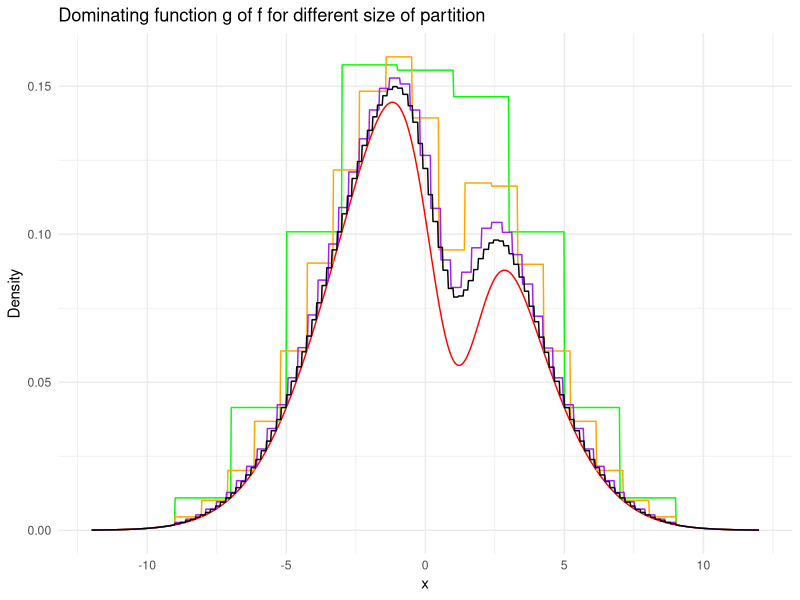
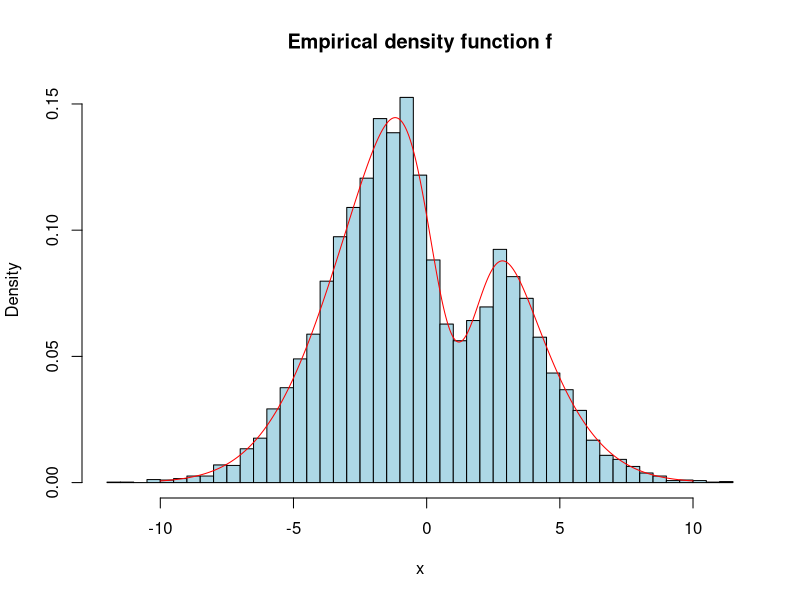

Write R code to recreate these figures, in order. (Note: a time limit stopped this script after it produced the figures.)
## ---- chunk 1
mu1 <- 0
mu2 <- 1
s1 <- 3
s2 <- 1
a <- 0.2

f1 <- function(x) {
  dnorm(x, mu1, s1)
}

f2 <- function(x) {
  dnorm(x, mu2, s2)
}

f <- function(x) {
  fx <- f1(x) - a * f2(x)
  fx[fx < 0] <- 0
  return(fx / (1 - a))
}

f1_bounds <- c(mu1 - 3 * s1, mu1 + 3 * s1)
## ---- chunk 2
create_partition <- function(k = 10) {
  return(seq(f1_bounds[1], f1_bounds[2], , length.out = k))
}

sup_inf <- function(f, P, i) {
  x <- seq(P[i], P[i + 1], length.out = 1000)
  f_values <- sapply(x, f)
  return(c(max(f_values), min(f_values)))
}

g <- function(X, P) {
  values <- numeric(0)
  for (x in X) {
    if (x <= P[1] | x >= P[length(P)]) {
      values <- c(values, 1 / (1 - a) * f1(x))
    } else {
      for (i in 1:(length(P) - 1)) {
        if (x >= P[i] & x <= P[i + 1]) {
          values <- c(values, 1 / (1 - a) * (sup_inf(f1, P, i)[1]) - a * sup_inf(f2, P, i)[2])
        }
      }
    }
  }
  return(values)
}
## ---- chunk 3
library(ggplot2)

X <- seq(-12, 12, length.out = 1000)

# Plot for different k with ggplot on same graph
k_values <- c(10, 20, 50, 100)
P_values <- lapply(k_values, create_partition)
g_values <- lapply(P_values, g, X)

ggplot() +
  geom_line(aes(x = X, y = f(X)), col = "red") +
  geom_line(aes(x = X, y = g(X, P_values[[1]])), col = "green") +
  geom_line(aes(x = X, y = g(X, P_values[[2]])), col = "orange") +
  geom_line(aes(x = X, y = g(X, P_values[[3]])), col = "purple") +
  geom_line(aes(x = X, y = g(X, P_values[[4]])), col = "black") +
  labs(title = "Dominating function g of f for different size of partition", x = "x", y = "Density") +
  theme_minimal()
## ---- chunk 4
set.seed(123)

g_accept_reject <- function(x, P) {
  if (x < P[1] | x >= P[length(P)]) {
    return(f1(x))
  } else {
    for (i in seq_along(P)) {
      if (x >= P[i] & x < P[i + 1]) {
        return(sup_inf(f1, P, i)[1])
      }
    }
  }
}

stratified <- function(n, P) {
  samples <- numeric(0)
  rate <- 0
  while (length(samples) < n) {
    x <- rnorm(1, mu1, s1)
    u <- runif(1)
    if (u <= f(x) * (1 - a) / g_accept_reject(x, P)) {
      samples <- c(samples, x)
    }
    rate <- rate + 1
  }
  list(samples = samples, acceptance_rate = n / rate)
}

n <- 10000
k <- 100

P <- create_partition(k)
samples <- stratified(n, P)
X <- seq(-10, 10, length.out = 1000)

hist(samples$samples, breaks = 50, freq = FALSE, col = "lightblue", main = "Empirical density function f", xlab = "x")
lines(X, f(X), col = "red")
## ---- chunk 5
theorical_acceptance_rate <- 1 - a
cat(sprintf("Empirical acceptance rate: %f, Theoretical acceptance rate: %f \n", samples$acceptance_rate, theorical_acceptance_rate))
## ---- chunk 6
set.seed(123)

stratified_delta <- function(n, delta) {
  samples <- numeric(0)
  P <- create_partition(n * delta)
  rate <- 0
  while (length(samples) < n | rate < delta * n) {
    x <- rnorm(1, mu1, s1)
    u <- runif(1)
    if (u <= f(x) * delta / g_accept_reject(x, P)) {
      samples <- c(samples, x)
    }
    rate <- rate + 1
  }
  list(samples = samples, partition = P, acceptance_rate = n / rate)
}

n <- 10000
delta <- 0.8

samples_delta <- stratified_delta(n, delta)
X <- seq(-10, 10, length.out = 1000)

hist(samples_delta$samples, breaks = 50, freq = FALSE, col = "lightblue", main = "Empirical density function f", xlab = "x")
lines(X, f(X), col = "red")
## ---- chunk 7
theorical_acceptance_rate <- 1 - a
cat(sprintf("Empirical acceptance rate: %f, Theoretical acceptance rate: %f \n", samples_delta$acceptance_rate, theorical_acceptance_rate))
## ---- chunk 8
set.seed(123)
n <- 1000
deltas <- seq(0.1, 1, by = 0.1)

for (delta in deltas) {
  samples <- stratified_delta(n, delta)
  cat(sprintf("Delta: %.1f, Empirical acceptance rate: %f \n", delta, samples$acceptance_rate))
}
## ---- chunk 9
set.seed(123)
n <- 10000
Xn <- (rnorm(n, mu1, s1) - a * rnorm(n, mu2, s2)) / (1 - a)

h <- function(x, Xn) {
  return(Xn <= x)
}

# Fn empirical
empirical_cdf <- function(x, Xn) {
  return(mean(h(x, Xn)))
}

# F theoretical
F <- function(x) {
  Fx <- pnorm(x, mu1, s1) - a * pnorm(x, mu2, s2)
  return(Fx / (1 - a))
}

X <- seq(-10, 10, length.out = n)
cat(sprintf("Empirical cdf: %f, Theoretical cdf: %f \n", empirical_cdf(X, Xn), mean(F(Xn))))

length(X)
length(empirical_cdf(X, Xn))
plot(X, empirical_cdf(X, Xn), col = "red", type = "l", xlab = "x", ylab = "F(x)")
lines(X, F(X), col = "blue")
## ---- chunk 10
n_values <- seq(100, 10000, length.out = 10)

## ---- chunk 11
Fn <- empirical_cdf(X, Xn)
sigma <- sqrt(Fn - Fn^2)
q <- qnorm(0.975)
interval <- c(Fn - q * sigma / sqrt(n), Fn + q * sigma / sqrt(n))
cat(sprintf("Confidence interval: [%f, %f] \n", interval[1], interval[2]))
## ---- chunk 12
q <- qnorm(0.975)
x <- 1
epsilon <- 0.01
n_required <- (1.96^2 * F(x) * (1 - F(x))) / epsilon^2
ceiling(n_required)
